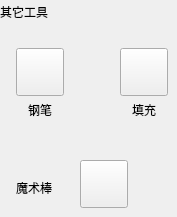
               <widget class="QWidget" name="tabWidget_4Page1_2">
                <property name="minimumSize">
                 <size>
                  <width>0</width>
                  <height>0</height>
                 </size>
                </property>
                <attribute name="title">
                 <string/>
                </attribute>
                <widget class="QPushButton" name="btnFill">
                 <property name="geometry">
                  <rect>
                   <x>120</x>
                   <y>48</y>
                   <width>48</width>
                   <height>48</height>
                  </rect>
                 </property>
                 <property name="minimumSize">
                  <size>
                   <width>48</width>
                   <height>48</height>
                  </size>
                 </property>
                 <property name="maximumSize">
                  <size>
                   <width>48</width>
                   <height>48</height>
                  </size>
                 </property>
                 <property name="font">
                  <font>
                   <pointsize>-1</pointsize>
                   <italic>false</italic>
                   <bold>false</bold>
                  </font>
                 </property>
                 <property name="text">
                  <string/>
                 </property>
                 <property name="checkable">
                  <bool>false</bool>
                 </property>
                </widget>
                <widget class="QPushButton" name="btnLeveltracing">
                 <property name="geometry">
                  <rect>
                   <x>80</x>
                   <y>160</y>
                   <width>48</width>
                   <height>48</height>
                  </rect>
                 </property>
                 <property name="minimumSize">
                  <size>
                   <width>48</width>
                   <height>48</height>
                  </size>
                 </property>
                 <property name="maximumSize">
                  <size>
                   <width>48</width>
                   <height>48</height>
                  </size>
                 </property>
                 <property name="font">
                  <font>
                   <pointsize>-1</pointsize>
                   <italic>false</italic>
                   <bold>false</bold>
                  </font>
                 </property>
                 <property name="text">
                  <string/>
                 </property>
                 <property name="checkable">
                  <bool>true</bool>
                 </property>
                </widget>
                <widget class="QLabel" name="label_10">
                 <property name="geometry">
                  <rect>
                   <x>0</x>
                   <y>0</y>
                   <width>100</width>
                   <height>24</height>
                  </rect>
                 </property>
                 <property name="text">
                  <string>其它工具</string>
                 </property>
                </widget>
                <widget class="QLabel" name="label_15">
                 <property name="geometry">
                  <rect>
                   <x>10</x>
                   <y>180</y>
                   <width>48</width>
                   <height>15</height>
                  </rect>
                 </property>
                 <property name="text">
                  <string>魔术棒</string>
                 </property>
                 <property name="alignment">
                  <set>Qt::AlignCenter</set>
                 </property>
                </widget>
                <widget class="QLabel" name="label_16">
                 <property name="geometry">
                  <rect>
                   <x>120</x>
                   <y>102</y>
                   <width>48</width>
                   <height>15</height>
                  </rect>
                 </property>
                 <property name="text">
                  <string>填充</string>
                 </property>
                 <property name="alignment">
                  <set>Qt::AlignCenter</set>
                 </property>
                </widget>
                <widget class="QPushButton" name="btnDraw">
                 <property name="geometry">
                  <rect>
                   <x>16</x>
                   <y>48</y>
                   <width>48</width>
                   <height>48</height>
                  </rect>
                 </property>
                 <property name="minimumSize">
                  <size>
                   <width>48</width>
                   <height>48</height>
                  </size>
                 </property>
                 <property name="maximumSize">
                  <size>
                   <width>48</width>
                   <height>48</height>
                  </size>
                 </property>
                 <property name="font">
                  <font>
                   <pointsize>-1</pointsize>
                   <italic>false</italic>
                   <bold>false</bold>
                  </font>
                 </property>
                 <property name="text">
                  <string/>
                 </property>
                 <property name="checkable">
                  <bool>true</bool>
                 </property>
                </widget>
                <widget class="QLabel" name="label_17">
                 <property name="geometry">
                  <rect>
                   <x>16</x>
                   <y>102</y>
                   <width>48</width>
                   <height>15</height>
                  </rect>
                 </property>
                 <property name="text">
                  <string>钢笔</string>
                 </property>
                 <property name="alignment">
                  <set>Qt::AlignCenter</set>
                 </property>
                </widget>
               </widget>
